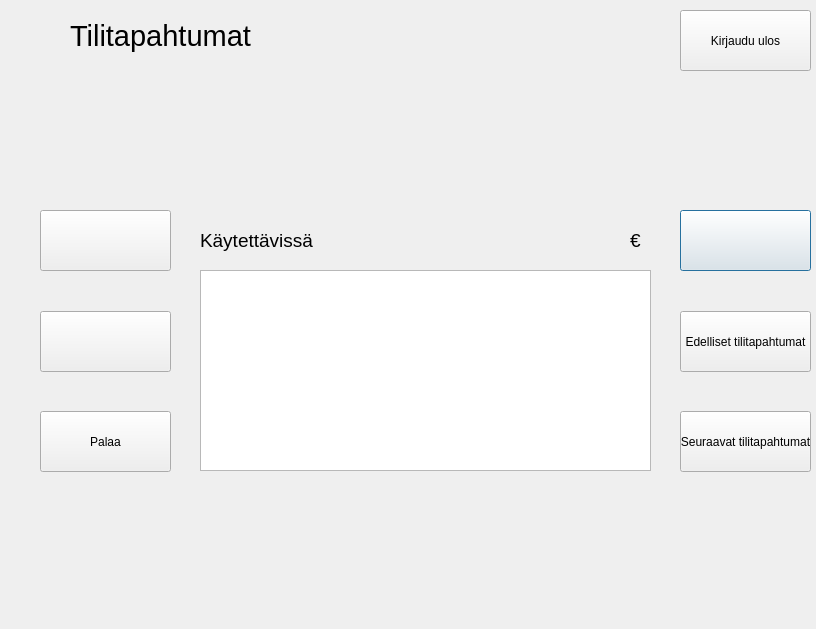
<?xml version="1.0" encoding="UTF-8"?>
<ui version="4.0">
 <class>TilitapahtumatWindow</class>
 <widget class="QDialog" name="TilitapahtumatWindow">
  <property name="geometry">
   <rect>
    <x>0</x>
    <y>0</y>
    <width>816</width>
    <height>629</height>
   </rect>
  </property>
  <property name="windowTitle">
   <string>Dialog</string>
  </property>
  <widget class="QPushButton" name="pushButton_12">
   <property name="geometry">
    <rect>
     <x>680</x>
     <y>210</y>
     <width>131</width>
     <height>61</height>
    </rect>
   </property>
   <property name="text">
    <string/>
   </property>
  </widget>
  <widget class="QPushButton" name="btnKirjauduUlos">
   <property name="geometry">
    <rect>
     <x>680</x>
     <y>10</y>
     <width>131</width>
     <height>61</height>
    </rect>
   </property>
   <property name="text">
    <string>Kirjaudu ulos</string>
   </property>
  </widget>
  <widget class="QPushButton" name="btnSeuraava">
   <property name="geometry">
    <rect>
     <x>680</x>
     <y>411</y>
     <width>131</width>
     <height>61</height>
    </rect>
   </property>
   <property name="text">
    <string>Seuraavat tilitapahtumat</string>
   </property>
  </widget>
  <widget class="QPushButton" name="btnEdellinen">
   <property name="geometry">
    <rect>
     <x>680</x>
     <y>311</y>
     <width>131</width>
     <height>61</height>
    </rect>
   </property>
   <property name="text">
    <string>Edelliset tilitapahtumat</string>
   </property>
  </widget>
  <widget class="QLabel" name="label">
   <property name="geometry">
    <rect>
     <x>70</x>
     <y>10</y>
     <width>221</width>
     <height>51</height>
    </rect>
   </property>
   <property name="font">
    <font>
     <pointsize>22</pointsize>
    </font>
   </property>
   <property name="text">
    <string>Tilitapahtumat</string>
   </property>
  </widget>
  <widget class="QPushButton" name="btnTilitapahtumat">
   <property name="geometry">
    <rect>
     <x>40</x>
     <y>311</y>
     <width>131</width>
     <height>61</height>
    </rect>
   </property>
   <property name="text">
    <string/>
   </property>
  </widget>
  <widget class="QPushButton" name="btnPalaa">
   <property name="geometry">
    <rect>
     <x>40</x>
     <y>411</y>
     <width>131</width>
     <height>61</height>
    </rect>
   </property>
   <property name="text">
    <string>Palaa</string>
   </property>
  </widget>
  <widget class="QPushButton" name="btnNosto">
   <property name="geometry">
    <rect>
     <x>40</x>
     <y>210</y>
     <width>131</width>
     <height>61</height>
    </rect>
   </property>
   <property name="text">
    <string/>
   </property>
  </widget>
  <widget class="QTableWidget" name="tableTapahtumat">
   <property name="geometry">
    <rect>
     <x>200</x>
     <y>270</y>
     <width>451</width>
     <height>201</height>
    </rect>
   </property>
  </widget>
  <widget class="QLabel" name="label_2">
   <property name="geometry">
    <rect>
     <x>200</x>
     <y>230</y>
     <width>441</width>
     <height>21</height>
    </rect>
   </property>
   <property name="font">
    <font>
     <pointsize>14</pointsize>
    </font>
   </property>
   <property name="text">
    <string>Käytettävissä</string>
   </property>
  </widget>
  <widget class="QLabel" name="labelSaldo">
   <property name="geometry">
    <rect>
     <x>520</x>
     <y>230</y>
     <width>101</width>
     <height>21</height>
    </rect>
   </property>
   <property name="font">
    <font>
     <pointsize>14</pointsize>
    </font>
   </property>
   <property name="text">
    <string/>
   </property>
  </widget>
  <widget class="QLabel" name="label_3">
   <property name="geometry">
    <rect>
     <x>630</x>
     <y>230</y>
     <width>16</width>
     <height>21</height>
    </rect>
   </property>
   <property name="font">
    <font>
     <pointsize>14</pointsize>
    </font>
   </property>
   <property name="text">
    <string>€</string>
   </property>
  </widget>
 </widget>
 <resources/>
 <connections/>
</ui>
